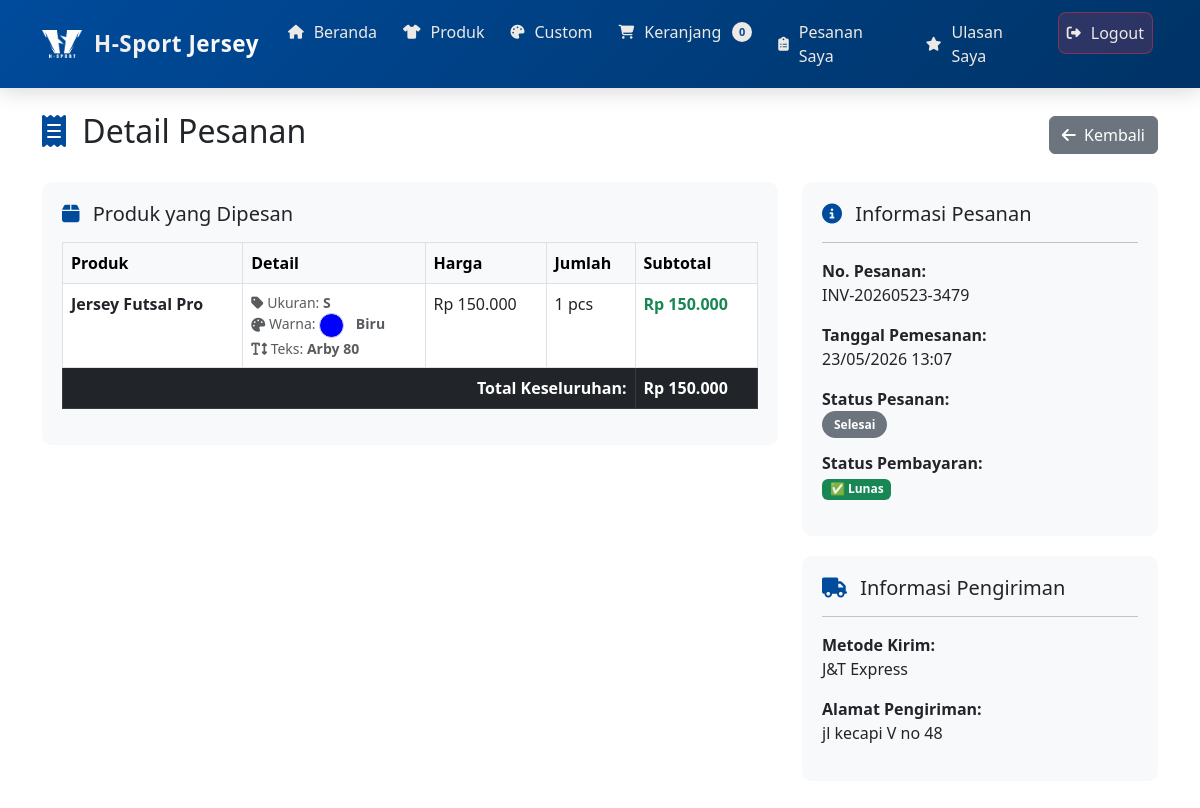
Page /order-detail.php?id=7 (signed in) on the committed database.
### tables this page shows
CREATE TABLE `order_items` (
  `id` int(11) NOT NULL,
  `order_id` int(11) NOT NULL,
  `product_id` int(11) NOT NULL,
  `quantity` int(11) NOT NULL,
  `price` decimal(12,2) NOT NULL,
  `custom_design` varchar(255) DEFAULT NULL,
  `custom_text` varchar(100) DEFAULT NULL,
  `size` varchar(10) DEFAULT NULL,
  `color` varchar(50) DEFAULT NULL,
  `created_at` timestamp NOT NULL DEFAULT current_timestamp()
);

CREATE TABLE `products` (
  `id` int(11) NOT NULL,
  `name` varchar(100) NOT NULL,
  `category` varchar(50) NOT NULL,
  `material` varchar(100) DEFAULT NULL,
  `price` decimal(12,2) NOT NULL,
  `description` text DEFAULT NULL,
  `image` varchar(255) DEFAULT NULL,
  `sizes` varchar(100) DEFAULT 'S,M,L,XL,XXL',
  `colors` text DEFAULT NULL,
  `stock` int(11) DEFAULT 100,
  `created_at` timestamp NOT NULL DEFAULT current_timestamp(),
  `updated_at` timestamp NOT NULL DEFAULT current_timestamp() ON UPDATE current_timestamp()
);

CREATE TABLE `orders` (
  `id` int(11) NOT NULL,
  `user_id` int(11) NOT NULL,
  `order_number` varchar(50) NOT NULL,
  `total_amount` decimal(12,2) NOT NULL,
  `status` enum('pending','paid','production','shipped','completed','cancelled') DEFAULT 'pending',
  `payment_status` enum('unpaid','paid') DEFAULT 'unpaid',
  `shipping_method` varchar(50) DEFAULT NULL,
  `shipping_address` text DEFAULT NULL,
  `tracking_number` varchar(100) DEFAULT NULL,
  `notes` text DEFAULT NULL,
  `created_at` timestamp NOT NULL DEFAULT current_timestamp(),
  `updated_at` timestamp NOT NULL DEFAULT current_timestamp() ON UPDATE current_timestamp()
);

### order-detail.php (the view, shortened to what this page needs)
<?php
require_once 'config/database.php';
$order_id = isset($_GET['id']) ? $_GET['id'] : 0;
$stmt = $pdo->prepare("SELECT * FROM orders WHERE id = ? AND user_id = ?");
$stmt->execute([$order_id, $_SESSION['user_id']]);
$order = $stmt->fetch();
$stmt = $pdo->prepare("
    SELECT oi.*, p.name, p.image
    FROM order_items oi
    JOIN products p ON oi.product_id = p.id
    WHERE oi.order_id = ?
");
$stmt->execute([$order_id]);
$items = $stmt->fetchAll();
$colorMap = [
    'Merah' => '#FF0000',
    'Biru' => '#0000FF',
    'Hijau' => '#00FF00',
    'Kuning' => '#FFFF00',
    'Hitam' => '#000000',
    'Putih' => '#FFFFFF',
    'Abu-abu' => '#808080',
    'Orange' => '#FFA500',
    'Ungu' => '#800080',
    'Pink' => '#FF69B4'
];
?>
<!DOCTYPE html>
<html lang="id">
<head>
    <link href="https://cdn.jsdelivr.net/npm/bootstrap@5.3.0/dist/css/bootstrap.min.css" rel="stylesheet">
    <link href="https://cdnjs.cloudflare.com/ajax/libs/font-awesome/6.4.0/css/all.min.css" rel="stylesheet">
</head>
<body>
    <?php include 'includes/navbar.php'; ?>
    <div class="container mt-4">
        <div class="d-flex justify-content-between align-items-center mb-4">
            <h2>
                <i class="fas fa-receipt me-2" style="color: #004b9c;"></i>
                Detail Pesanan
            </h2>
            <a href="orders.php" class="btn btn-secondary">
                <i class="fas fa-arrow-left me-1"></i> Kembali
            </a>
        </div>
        <div class="row">
            <div class="col-md-8">
                <div class="info-box">
                    <h5 class="mb-3">
                        <i class="fas fa-box me-2" style="color: #004b9c;"></i>
                        Produk yang Dipesan
                    </h5>
                    <div class="table-responsive">
                        <table class="table table-bordered">
                            <thead class="table-light">
                                <tr>
                                    <th>Produk</th>
                                    <th>Detail</th>
                                    <th>Harga</th>
                                    <th>Jumlah</th>
                                    <th>Subtotal</th>
                                </tr>
                            </thead>
                            <tbody>
                                <?php foreach($items as $item):
                                    $subtotal = $item['price'] * $item['quantity'];
                                ?>
                                <tr>
                                    <td>
                                        <strong><?php echo htmlspecialchars($item['name']); ?></strong>
                                    </td>
                                    <td>
                                        <small class="text-muted d-block">
                                            <i class="fas fa-tag"></i> Ukuran: <strong><?php echo $item['size']; ?></strong>
                                        </small>
                                        <?php if($item['color']): ?>
                                        <small class="text-muted d-block">
                                            <i class="fas fa-palette"></i> Warna:
                                            <span class="color-preview" style="background-color: <?php
                                                $color = $item['color'];
                                                echo isset($colorMap[$color]) ? $colorMap[$color] : '#CCCCCC';
                                            ?>;"></span>
                                            <strong><?php echo htmlspecialchars($item['color']); ?></strong>
                                        </small>
                                        <?php endif; ?>
                                        <?php if($item['custom_text']): ?>
                                        <small class="text-muted d-block">
                                            <i class="fas fa-text-height"></i> Teks: <strong><?php echo htmlspecialchars($item['custom_text']); ?></strong>
                                        </small>
                                        <?php endif; ?>
                                    </td>
                                    <td>Rp <?php echo number_format($item['price'], 0, ',', '.'); ?></td>
                                    <td><?php echo $item['quantity']; ?> pcs</td>
                                    <td class="text-success fw-bold">
                                        Rp <?php echo number_format($subtotal, 0, ',', '.'); ?>
                                    </td>
                                </tr>
                                <?php endforeach; ?>
                            </tbody>
                            <tfoot class="table-dark">
                                <tr>
                                    <td colspan="4" class="text-end fw-bold">Total Keseluruhan:</td>
                                    <td class="fw-bold">Rp <?php echo number_format($order['total_amount'], 0, ',', '.'); ?></td>
                                </tr>
                            </tfoot>
                        </table>
                    </div>
                </div>
            </div>
            <div class="col-md-4">
                <div class="info-box">
                    <h5 class="mb-3">
                        <i class="fas fa-info-circle me-2" style="color: #004b9c;"></i>
                        Informasi Pesanan
                    </h5>
                    <hr>
                    <p><strong>No. Pesanan:</strong><br> <?php echo $order['order_number']; ?></p>
                    <p><strong>Tanggal Pemesanan:</strong><br> <?php echo date('d/m/Y H:i', strtotime($order['created_at'])); ?></p>
                    <p><strong>Status Pesanan:</strong><br>
                        <span class="status-badge bg-<?php
                            echo $order['status'] == 'pending' ? 'warning' :
                                ($order['status'] == 'paid' ? 'info' :
                                ($order['status'] == 'production' ? 'primary' :
                                ($order['status'] == 'shipped' ? 'success' : 'secondary')));
                        ?> text-white">
                            <?php
                            $status_map = [
                                'pending' => 'Menunggu Pembayaran',
                                'paid' => 'Dibayar',
                                'production' => 'Dalam Produksi',
                                'shipped' => 'Dikirim',
                                'completed' => 'Selesai',
                                'cancelled' => 'Dibatalkan'
                            ];
                            echo $status_map[$order['status']];
                            ?>
                        </span>
                    </p>
                    <p><strong>Status Pembayaran:</strong><br>
                        <span class="badge bg-<?php echo $order['payment_status'] == 'paid' ? 'success' : 'danger'; ?>">
                            <?php echo $order['payment_status'] == 'paid' ? '✅ Lunas' : '❌ Belum Dibayar'; ?>
                        </span>
                    </p>
                </div>
                <div class="info-box">
                    <h5 class="mb-3">
                        <i class="fas fa-truck me-2" style="color: #004b9c;"></i>
                        Informasi Pengiriman
                    </h5>
                    <hr>
                    <p><strong>Metode Kirim:</strong><br> <?php echo $order['shipping_method']; ?></p>
                    <p><strong>Alamat Pengiriman:</strong><br> <?php echo nl2br(htmlspecialchars($order['shipping_address'])); ?></p>
                </div>
            </div>
        </div>
    </div>
</body>
</html>

### order-detail.php (style rules this page uses)
.info-box { background: #f8f9fa; border-radius: 10px; padding: 20px; margin-bottom: 20px; }
.color-preview { width: 25px; height: 25px; border-radius: 50%; display: inline-block; margin-right: 8px; border: 1px solid #ddd; vertical-align: middle; }
.status-badge { padding: 5px 12px; border-radius: 20px; font-size: 12px; font-weight: bold; }

### rows in the picture
order_items: product.name "Jersey Futsal Pro", size "S", color "Biru", custom_text "Arby 80", price "150.000", quantity "1", subtotal "150.000"
orders: total_amount "150.000", order_number "INV-20260523-3479", created_at "23/05/2026 13:07", status "Selesai", shipping_method "J&T Express", shipping_address "jl kecapi V no 48"
